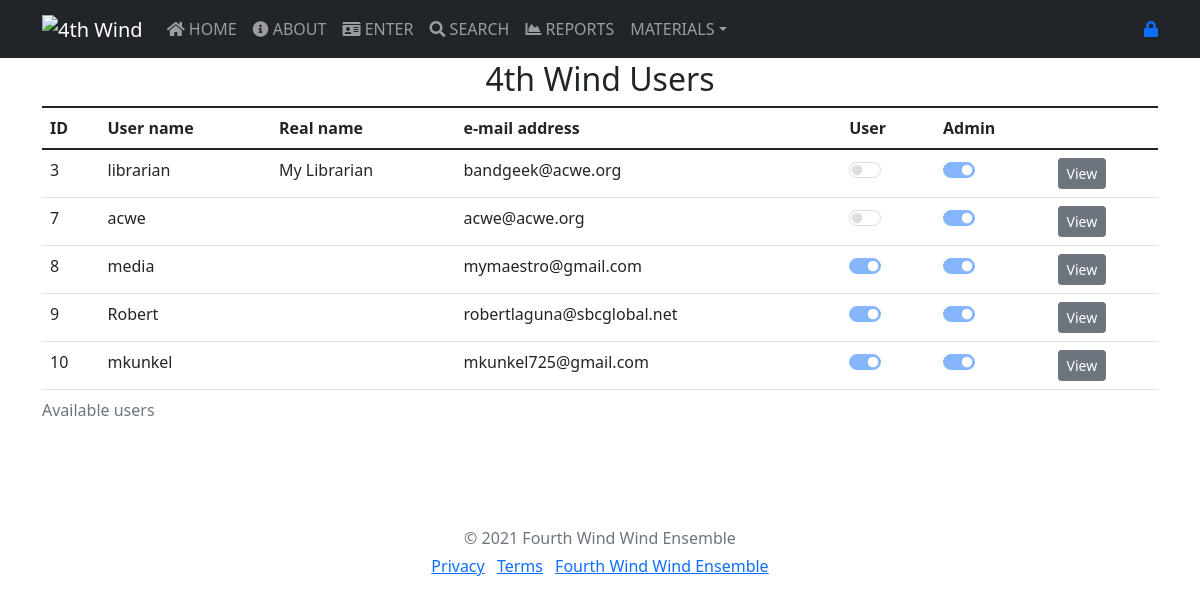
The page /users.php on the database its author committed.
### tables this page shows
CREATE TABLE `users` (
  `id_users` int(10) UNSIGNED NOT NULL COMMENT 'Unique ID for the user',
  `username` varchar(128) NOT NULL COMMENT 'The user name',
  `password` varchar(128) NOT NULL COMMENT 'User password',
  `name` varchar(255) DEFAULT NULL COMMENT 'Real name',
  `address` varchar(255) DEFAULT NULL COMMENT 'Users e-mail address',
  `roles` varchar(255) DEFAULT NULL COMMENT 'Text field containing roles'
);

### users.php (the view, shortened to what this page needs)
<?php
  require_once("includes/header.php");
  $u_admin = FALSE;
  require_once("includes/navbar.php");
?>
<main role="main">
   <div class="container">
        <h2 align="center"><?php echo ORGNAME . ' ' . PAGE_NAME ?></h2>
        <div id="user_table">
        <?php
        echo '            <div class="panel panel-default">
               <div class="table-repsonsive">';
        echo '
          <table class="table table-hover">
                    <caption class="title">Available users</caption>
                    <thead>
                    <tr>
                        <th>ID</th>
                        <th>User name</th>
                        <th>Real name</th>
                        <th>e-mail address</th>
                        <th>User</th>
                        <th>Admin</th>
                    </tr>
                    </thead>
                    <tbody>';
        $f_link = f_sqlConnect(DB_HOST, DB_USER, DB_PASS, DB_NAME);
        $sql = "SELECT * FROM users ORDER BY id_users;";
        $res = mysqli_query($f_link, $sql) or die('Error: ' . mysqli_error($f_link));
        while ($rowList = mysqli_fetch_array($res)) {
            $id_user = $rowList['id_users'];
            $username = $rowList['username'];
            $name = $rowList['name'];
            $address = $rowList['address'];
            $roles = $rowList['roles'];
            $isAdmin = (strpos(htmlspecialchars($roles), 'administrator') !== FALSE ? TRUE : FALSE);
            $isUser = (strpos(htmlspecialchars($roles), 'user') !== FALSE ? TRUE : FALSE);
            echo '<tr>
                        <td>'.$id_user.'<input type="hidden" name="id_user[]" value="'. $id_user .'"></td>
                        <td>'.$username.'</td>
                        <td>'.$name.'</td>
                        <td>'.$address.'</td>
                        <td><div class="form-check form-switch">
                        <input class="form-check-input" name="u_user[]" type="checkbox" role="switch" id="isUser" '. (($u_admin) ? "" : "disabled ") . (($isUser) ? "checked" : "") .'>
                        </div></td>
                        <td><div class="form-check form-switch">
                        <input class="form-check-input" name="u_admin[]" type="checkbox" role="switch" id="isAdmin" '. (($u_admin) ? "" : "disabled ") . (($isAdmin) ? "checked" : "") .'>
                        </div></td>';
            echo '
                        <td><input type="button" name="view" value="View" id="'.$id_user.'" class="btn btn-secondary btn-sm view_data" /></td>
                    </tr>
                    ';
        }
        echo '
                    </tbody>
                    </table>';
        echo '
                </div>
            </div>
           ';
        ?>
    </div>
</main>
<?php require_once("includes/footer.php");?>
</body>
</html>

### includes/header.php (style rules this page uses)
body { padding-top: 60px; }

### rows shown on the page
users: id_users "3", username "librarian", name "My Librarian", address "bandgeek@acwe.org", roles "☑"
users: id_users "7", username "acwe", address "acwe@acwe.org", roles "☑"
users: id_users "8", username "media", address "mymaestro@gmail.com", roles "☑"
users: id_users "9", username "Robert", address "robertlaguna@sbcglobal.net", roles "☑"
users: id_users "10", username "mkunkel", address "mkunkel725@gmail.com", roles "☑"

### other values the page prints
ORGNAME "4th Wind"
PAGE_NAME "Users"
ORGDESC "Fourth Wind Wind Ensemble"
